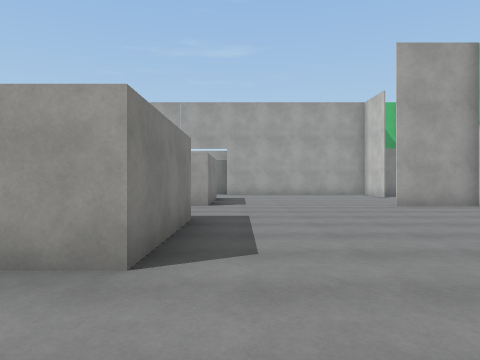
view 1 (above)

24 first-person views from a walk through a Unity game level. The camera is 1.3 m above the floor, looks level and sees 70° across. The floor is counted in squares, 2 m on a side. Each view is taken from the middle of a square. On the plan, view 1 faces up. The plan holds only what a view shows up to about 10 squares ahead; the rest is blank. Surface patterns are stand-ins for the level's own textures.

view 2
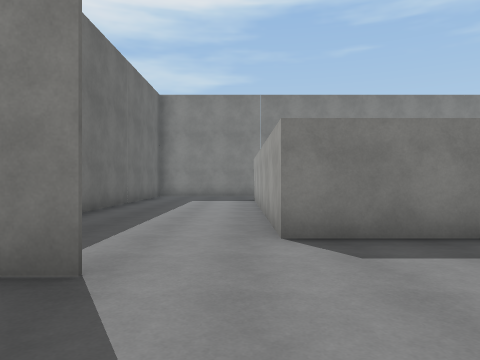

view 3
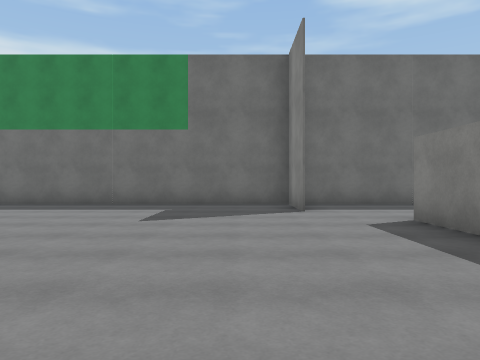

view 4
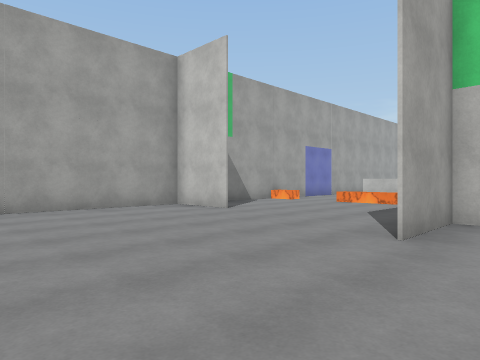

view 5
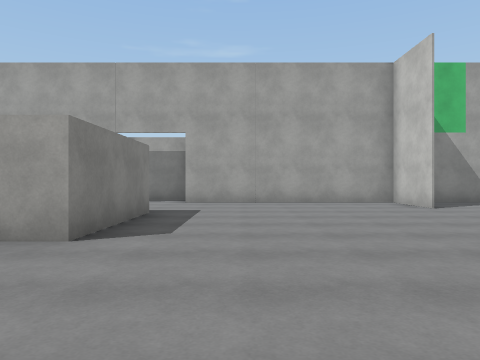

view 6
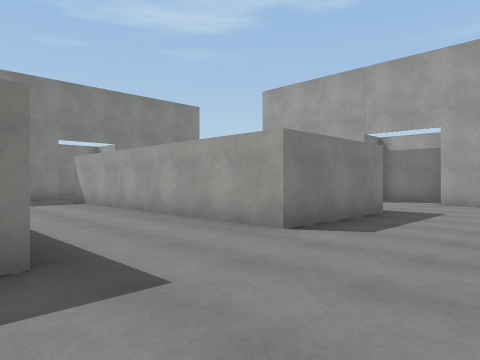

view 7
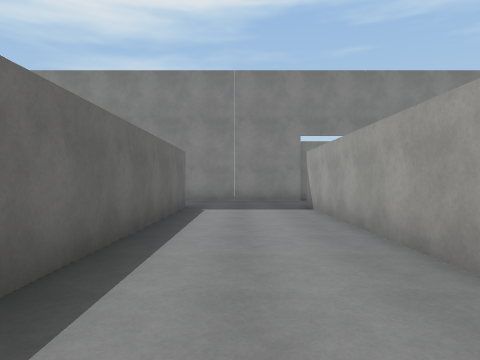

view 8
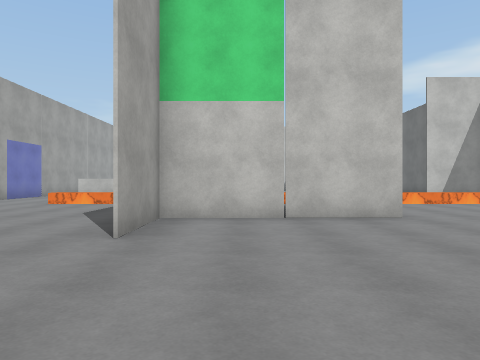

view 9
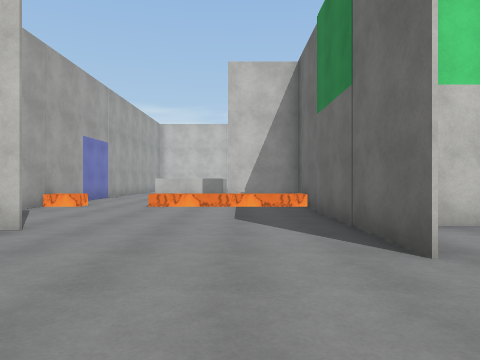

view 10
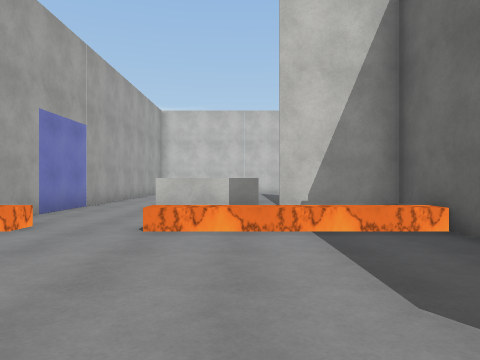

view 11
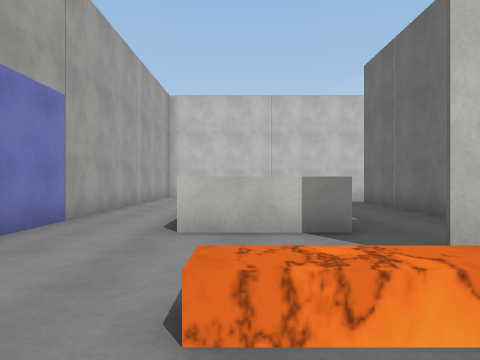

view 12
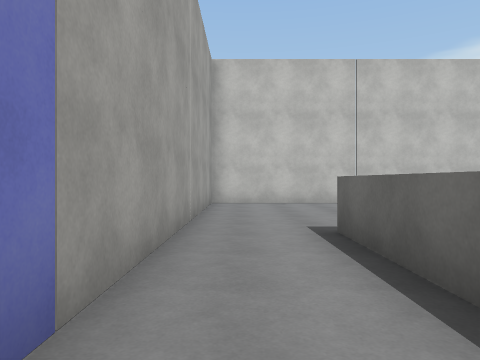

view 13
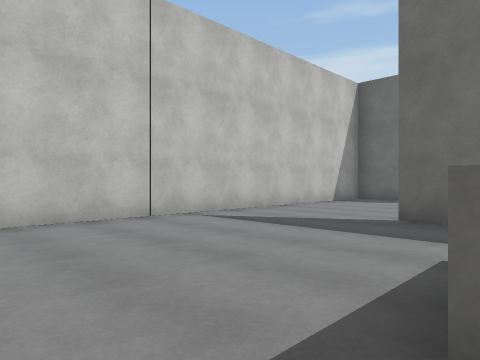

view 14
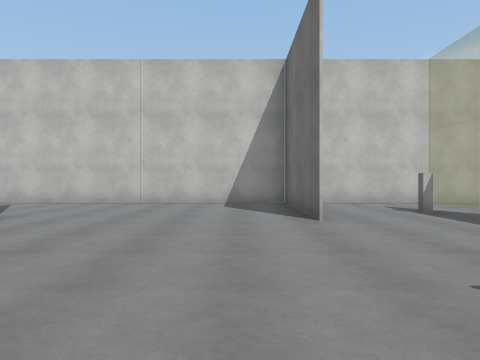

view 15
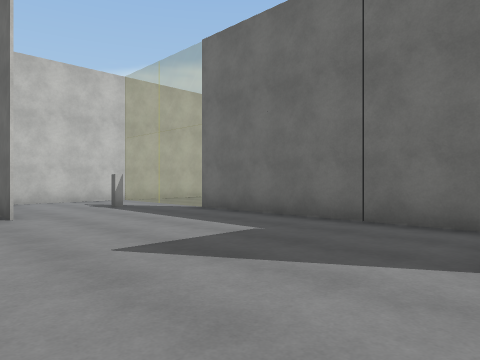

view 16
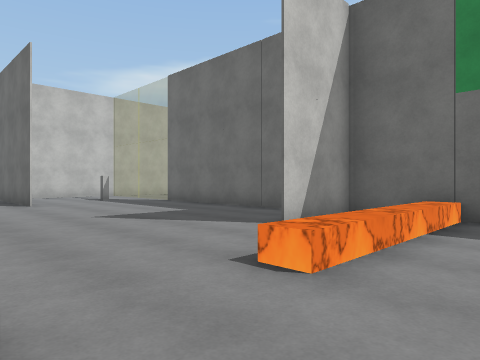

view 17
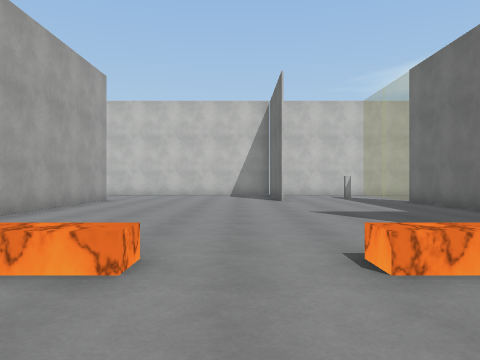

view 18
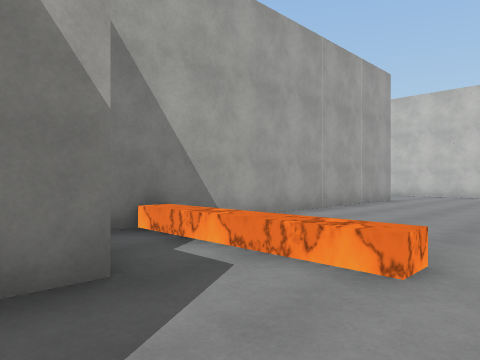

view 19
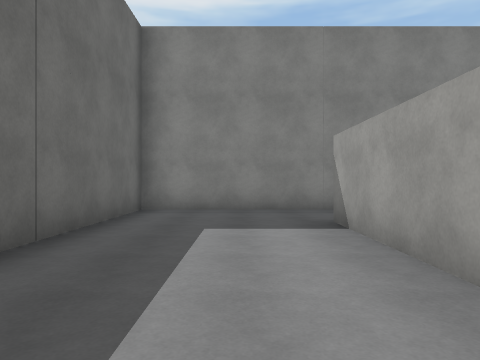

view 20
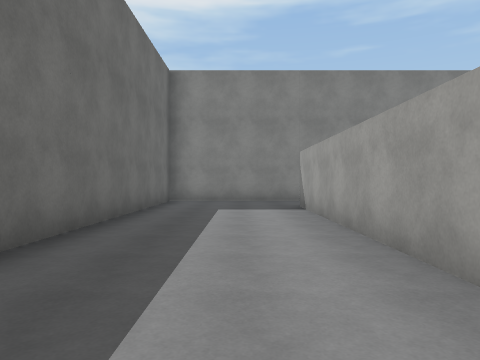

view 21
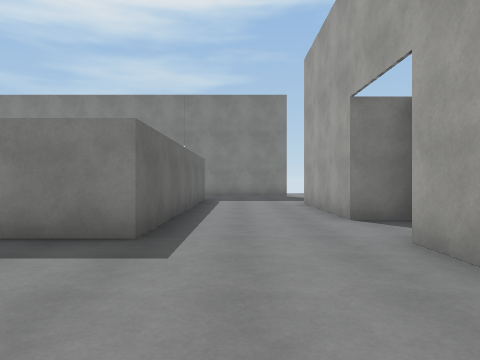

view 22
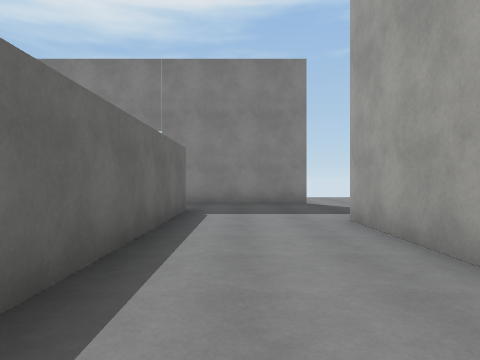

view 23
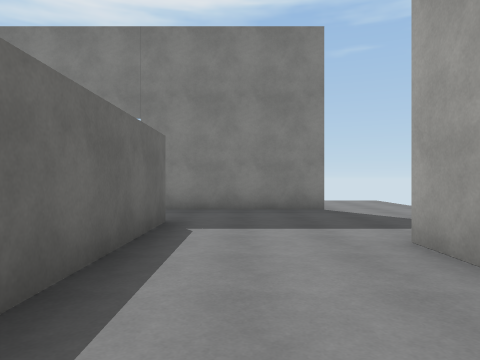

view 24
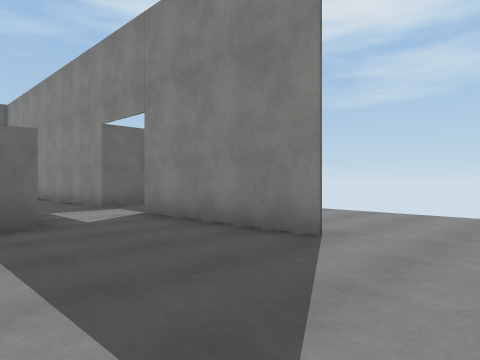

### Floor plan
Key: @ floor where view 1 was taken; # wall or solid block; . floor; = window, fence, low wall or low ledge; ≈ lava the walk keeps out of; ^ raised ledge.
Columns run from 13 left of view 1 to 22 right of it. Each row starts with its distance up from view 1.
 17 .......
 16 .......   ###
 15 .......####.########################
 14 ...#..............#....≈...........#
 13    #..............#................#
 12    #...................≈..^^^^.....#
 11   # .########..........≈..^   .....#
 10   ...########..........≈#.... .....#
  9  ## .########..........≈#..........#
  8    #.............###############...#
  7    #...............###.≈ ..........#
  6    #...............#...≈ ..........#
  5      ########......#...≈...........#
  4      ########......................#
  3    #.########..........=.......#####
  2    #...................≈...........#
  1    #...................≈...........#
  0    #.........@#........≈#.......#..#
 -1    #..........#........##..........#
 -2    ########### ########  ######== =#

Where each view was taken, in squares from view 1:
view 1: 0 up, 0 right, facing up
view 2: 2 up, 3 right, facing left
view 3: 8 up, 2 right, facing down
view 4: 7 up, 0 right, facing up-right
view 5: 5 up, 1 right, facing up
view 6: 5 up, 2 right, facing up-left
view 7: 7 up, 0 right, facing left
view 8: 7 up, 0 right, facing right
view 9: 10 up, 1 right, facing right
view 10: 11 up, 5 right, facing right
view 11: 12 up, 8 right, facing right
view 12: 14 up, 12 right, facing right
view 13: 14 up, 16 right, facing down-right
view 14: 4 up, 12 right, facing right
view 15: 4 up, 11 right, facing down-right
view 16: 5 up, 8 right, facing down-right
view 17: 4 up, 7 right, facing right
view 18: 4 up, 7 right, facing up-right
view 19: 1 up, 3 left, facing left
view 20: 1 up, 0 right, facing left
view 21: 13 up, 3 right, facing left
view 22: 13 up, 1 left, facing left
view 23: 13 up, 3 left, facing left
view 24: 17 up, 7 left, facing down-left
